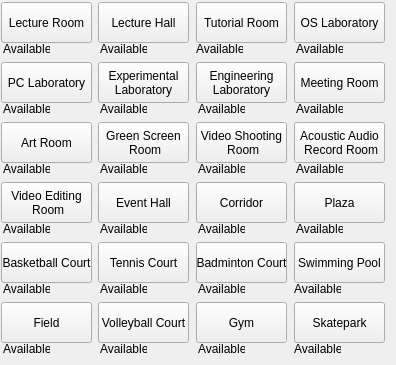
     <widget class="QWidget" name="tab_venue">
      <attribute name="title">
       <string>Venue</string>
      </attribute>
      <widget class="QPushButton" name="btn_artroom">
       <property name="geometry">
        <rect>
         <x>1</x>
         <y>122</y>
         <width>91</width>
         <height>41</height>
        </rect>
       </property>
       <property name="cursor">
        <cursorShape>PointingHandCursor</cursorShape>
       </property>
       <property name="text">
        <string>Art Room</string>
       </property>
      </widget>
      <widget class="QLabel" name="fac0004_lbl">
       <property name="geometry">
        <rect>
         <x>53</x>
         <y>100</y>
         <width>41</width>
         <height>16</height>
        </rect>
       </property>
       <property name="text">
        <string/>
       </property>
      </widget>
      <widget class="QLabel" name="fac0013_lbl">
       <property name="geometry">
        <rect>
         <x>150</x>
         <y>220</y>
         <width>41</width>
         <height>16</height>
        </rect>
       </property>
       <property name="text">
        <string/>
       </property>
      </widget>
      <widget class="QLabel" name="fac0005_lbl">
       <property name="geometry">
        <rect>
         <x>150</x>
         <y>100</y>
         <width>41</width>
         <height>16</height>
        </rect>
       </property>
       <property name="text">
        <string/>
       </property>
      </widget>
      <widget class="QLabel" name="fac0021_lbl">
       <property name="geometry">
        <rect>
         <x>150</x>
         <y>340</y>
         <width>41</width>
         <height>16</height>
        </rect>
       </property>
       <property name="text">
        <string/>
       </property>
      </widget>
      <widget class="QPushButton" name="btn_audioroom">
       <property name="geometry">
        <rect>
         <x>294</x>
         <y>122</y>
         <width>91</width>
         <height>41</height>
        </rect>
       </property>
       <property name="cursor">
        <cursorShape>PointingHandCursor</cursorShape>
       </property>
       <property name="text">
        <string>Acoustic Audio
 Record Room</string>
       </property>
      </widget>
      <widget class="QLabel" name="fac0015_lbl">
       <property name="geometry">
        <rect>
         <x>346</x>
         <y>220</y>
         <width>41</width>
         <height>16</height>
        </rect>
       </property>
       <property name="text">
        <string/>
       </property>
      </widget>
      <widget class="QLabel" name="fac0018_lbl">
       <property name="geometry">
        <rect>
         <x>248</x>
         <y>280</y>
         <width>41</width>
         <height>16</height>
        </rect>
       </property>
       <property name="text">
        <string/>
       </property>
      </widget>
      <widget class="QLabel" name="fac0014_lbl">
       <property name="geometry">
        <rect>
         <x>248</x>
         <y>220</y>
         <width>41</width>
         <height>16</height>
        </rect>
       </property>
       <property name="text">
        <string/>
       </property>
      </widget>
      <widget class="QLabel" name="label_25">
       <property name="geometry">
        <rect>
         <x>294</x>
         <y>342</y>
         <width>47</width>
         <height>13</height>
        </rect>
       </property>
       <property name="text">
        <string>Available: </string>
       </property>
      </widget>
      <widget class="QLabel" name="label_11">
       <property name="geometry">
        <rect>
         <x>296</x>
         <y>102</y>
         <width>47</width>
         <height>13</height>
        </rect>
       </property>
       <property name="text">
        <string>Available: </string>
       </property>
      </widget>
      <widget class="QPushButton" name="btn_lecturehall">
       <property name="geometry">
        <rect>
         <x>98</x>
         <y>2</y>
         <width>91</width>
         <height>41</height>
        </rect>
       </property>
       <property name="cursor">
        <cursorShape>PointingHandCursor</cursorShape>
       </property>
       <property name="text">
        <string>Lecture Hall</string>
       </property>
      </widget>
      <widget class="QLabel" name="fac0016_lbl">
       <property name="geometry">
        <rect>
         <x>53</x>
         <y>280</y>
         <width>41</width>
         <height>16</height>
        </rect>
       </property>
       <property name="text">
        <string/>
       </property>
      </widget>
      <widget class="QLabel" name="fac0001_lbl">
       <property name="geometry">
        <rect>
         <x>150</x>
         <y>40</y>
         <width>41</width>
         <height>16</height>
        </rect>
       </property>
       <property name="text">
        <string/>
       </property>
      </widget>
      <widget class="QPushButton" name="btn_videoeditroom">
       <property name="geometry">
        <rect>
         <x>1</x>
         <y>182</y>
         <width>91</width>
         <height>41</height>
        </rect>
       </property>
       <property name="cursor">
        <cursorShape>PointingHandCursor</cursorShape>
       </property>
       <property name="text">
        <string>Video Editing
 Room</string>
       </property>
      </widget>
      <widget class="QLabel" name="fac0009_lbl">
       <property name="geometry">
        <rect>
         <x>150</x>
         <y>160</y>
         <width>41</width>
         <height>16</height>
        </rect>
       </property>
       <property name="text">
        <string/>
       </property>
      </widget>
      <widget class="QLabel" name="label_24">
       <property name="geometry">
        <rect>
         <x>100</x>
         <y>342</y>
         <width>47</width>
         <height>13</height>
        </rect>
       </property>
       <property name="text">
        <string>Available: </string>
       </property>
      </widget>
      <widget class="QLabel" name="fac0012_lbl">
       <property name="geometry">
        <rect>
         <x>53</x>
         <y>220</y>
         <width>41</width>
         <height>16</height>
        </rect>
       </property>
       <property name="text">
        <string/>
       </property>
      </widget>
      <widget class="QLabel" name="label_5">
       <property name="geometry">
        <rect>
         <x>100</x>
         <y>42</y>
         <width>47</width>
         <height>13</height>
        </rect>
       </property>
       <property name="text">
        <string>Available: </string>
       </property>
      </widget>
      <widget class="QLabel" name="fac0011_lbl">
       <property name="geometry">
        <rect>
         <x>346</x>
         <y>160</y>
         <width>41</width>
         <height>16</height>
        </rect>
       </property>
       <property name="text">
        <string/>
       </property>
      </widget>
      <widget class="QPushButton" name="btn_volleycourt">
       <property name="geometry">
        <rect>
         <x>98</x>
         <y>302</y>
         <width>91</width>
         <height>41</height>
        </rect>
       </property>
       <property name="cursor">
        <cursorShape>PointingHandCursor</cursorShape>
       </property>
       <property name="text">
        <string>Volleyball Court</string>
       </property>
      </widget>
      <widget class="QLabel" name="label_21">
       <property name="geometry">
        <rect>
         <x>198</x>
         <y>282</y>
         <width>47</width>
         <height>13</height>
        </rect>
       </property>
       <property name="text">
        <string>Available: </string>
       </property>
      </widget>
      <widget class="QPushButton" name="btn_pclab">
       <property name="geometry">
        <rect>
         <x>1</x>
         <y>62</y>
         <width>91</width>
         <height>41</height>
        </rect>
       </property>
       <property name="cursor">
        <cursorShape>PointingHandCursor</cursorShape>
       </property>
       <property name="text">
        <string>PC Laboratory</string>
       </property>
      </widget>
      <widget class="QLabel" name="label_26">
       <property name="geometry">
        <rect>
         <x>198</x>
         <y>342</y>
         <width>47</width>
         <height>13</height>
        </rect>
       </property>
       <property name="text">
        <string>Available: </string>
       </property>
      </widget>
      <widget class="QLabel" name="fac0010_lbl">
       <property name="geometry">
        <rect>
         <x>248</x>
         <y>160</y>
         <width>41</width>
         <height>16</height>
        </rect>
       </property>
       <property name="text">
        <string/>
       </property>
      </widget>
      <widget class="QLabel" name="label_12">
       <property name="geometry">
        <rect>
         <x>100</x>
         <y>162</y>
         <width>47</width>
         <height>13</height>
        </rect>
       </property>
       <property name="text">
        <string>Available: </string>
       </property>
      </widget>
      <widget class="QLabel" name="fac0019_lbl">
       <property name="geometry">
        <rect>
         <x>344</x>
         <y>280</y>
         <width>41</width>
         <height>16</height>
        </rect>
       </property>
       <property name="text">
        <string/>
       </property>
      </widget>
      <widget class="QLabel" name="fac0002_lbl">
       <property name="geometry">
        <rect>
         <x>248</x>
         <y>40</y>
         <width>41</width>
         <height>16</height>
        </rect>
       </property>
       <property name="text">
        <string/>
       </property>
      </widget>
      <widget class="QPushButton" name="btn_field">
       <property name="geometry">
        <rect>
         <x>1</x>
         <y>302</y>
         <width>91</width>
         <height>41</height>
        </rect>
       </property>
       <property name="cursor">
        <cursorShape>PointingHandCursor</cursorShape>
       </property>
       <property name="text">
        <string>Field</string>
       </property>
      </widget>
      <widget class="QPushButton" name="btn_pool">
       <property name="geometry">
        <rect>
         <x>294</x>
         <y>242</y>
         <width>91</width>
         <height>41</height>
        </rect>
       </property>
       <property name="cursor">
        <cursorShape>PointingHandCursor</cursorShape>
       </property>
       <property name="text">
        <string>Swimming Pool</string>
       </property>
      </widget>
      <widget class="QPushButton" name="btn_oslab">
       <property name="geometry">
        <rect>
         <x>294</x>
         <y>2</y>
         <width>91</width>
         <height>41</height>
        </rect>
       </property>
       <property name="cursor">
        <cursorShape>PointingHandCursor</cursorShape>
       </property>
       <property name="text">
        <string>OS Laboratory</string>
       </property>
      </widget>
      <widget class="QPushButton" name="btn_plaza">
       <property name="geometry">
        <rect>
         <x>294</x>
         <y>182</y>
         <width>91</width>
         <height>41</height>
        </rect>
       </property>
       <property name="cursor">
        <cursorShape>PointingHandCursor</cursorShape>
       </property>
       <property name="text">
        <string>Plaza</string>
       </property>
      </widget>
      <widget class="QLabel" name="label_27">
       <property name="geometry">
        <rect>
         <x>3</x>
         <y>342</y>
         <width>47</width>
         <height>13</height>
        </rect>
       </property>
       <property name="text">
        <string>Available: </string>
       </property>
      </widget>
      <widget class="QLabel" name="label_15">
       <property name="geometry">
        <rect>
         <x>198</x>
         <y>162</y>
         <width>47</width>
         <height>13</height>
        </rect>
       </property>
       <property name="text">
        <string>Available: </string>
       </property>
      </widget>
      <widget class="QPushButton" name="btn_skatepark">
       <property name="geometry">
        <rect>
         <x>294</x>
         <y>302</y>
         <width>91</width>
         <height>41</height>
        </rect>
       </property>
       <property name="cursor">
        <cursorShape>PointingHandCursor</cursorShape>
       </property>
       <property name="text">
        <string>Skatepark</string>
       </property>
      </widget>
      <widget class="QPushButton" name="btn_tenniscourt">
       <property name="geometry">
        <rect>
         <x>98</x>
         <y>242</y>
         <width>91</width>
         <height>41</height>
        </rect>
       </property>
       <property name="cursor">
        <cursorShape>PointingHandCursor</cursorShape>
       </property>
       <property name="text">
        <string>Tennis Court</string>
       </property>
      </widget>
      <widget class="QPushButton" name="btn_lectureroom">
       <property name="geometry">
        <rect>
         <x>1</x>
         <y>2</y>
         <width>91</width>
         <height>41</height>
        </rect>
       </property>
       <property name="cursor">
        <cursorShape>PointingHandCursor</cursorShape>
       </property>
       <property name="text">
        <string>Lecture Room</string>
       </property>
      </widget>
      <widget class="QPushButton" name="btn_gym">
       <property name="geometry">
        <rect>
         <x>196</x>
         <y>302</y>
         <width>91</width>
         <height>41</height>
        </rect>
       </property>
       <property name="cursor">
        <cursorShape>PointingHandCursor</cursorShape>
       </property>
       <property name="text">
        <string>Gym</string>
       </property>
      </widget>
      <widget class="QLabel" name="label_20">
       <property name="geometry">
        <rect>
         <x>3</x>
         <y>282</y>
         <width>47</width>
         <height>13</height>
        </rect>
       </property>
       <property name="text">
        <string>Available: </string>
       </property>
      </widget>
      <widget class="QLabel" name="fac0007_lbl">
       <property name="geometry">
        <rect>
         <x>346</x>
         <y>100</y>
         <width>41</width>
         <height>16</height>
        </rect>
       </property>
       <property name="text">
        <string/>
       </property>
      </widget>
      <widget class="QLabel" name="label_8">
       <property name="geometry">
        <rect>
         <x>3</x>
         <y>102</y>
         <width>47</width>
         <height>13</height>
        </rect>
       </property>
       <property name="text">
        <string>Available: </string>
       </property>
      </widget>
      <widget class="QLabel" name="fac0006_lbl">
       <property name="geometry">
        <rect>
         <x>248</x>
         <y>100</y>
         <width>41</width>
         <height>16</height>
        </rect>
       </property>
       <property name="text">
        <string/>
       </property>
      </widget>
      <widget class="QPushButton" name="btn_greensroom">
       <property name="geometry">
        <rect>
         <x>98</x>
         <y>122</y>
         <width>91</width>
         <height>41</height>
        </rect>
       </property>
       <property name="cursor">
        <cursorShape>PointingHandCursor</cursorShape>
       </property>
       <property name="text">
        <string>Green Screen
 Room</string>
       </property>
      </widget>
      <widget class="QLabel" name="fac0008_lbl">
       <property name="geometry">
        <rect>
         <x>53</x>
         <y>160</y>
         <width>41</width>
         <height>16</height>
        </rect>
       </property>
       <property name="text">
        <string/>
       </property>
      </widget>
      <widget class="QLabel" name="label_14">
       <property name="geometry">
        <rect>
         <x>3</x>
         <y>162</y>
         <width>47</width>
         <height>13</height>
        </rect>
       </property>
       <property name="text">
        <string>Available: </string>
       </property>
      </widget>
      <widget class="QPushButton" name="btn_tutorialroom">
       <property name="geometry">
        <rect>
         <x>196</x>
         <y>2</y>
         <width>91</width>
         <height>41</height>
        </rect>
       </property>
       <property name="cursor">
        <cursorShape>PointingHandCursor</cursorShape>
       </property>
       <property name="text">
        <string>Tutorial Room</string>
       </property>
      </widget>
      <widget class="QPushButton" name="btn_eventhall">
       <property name="geometry">
        <rect>
         <x>98</x>
         <y>182</y>
         <width>91</width>
         <height>41</height>
        </rect>
       </property>
       <property name="cursor">
        <cursorShape>PointingHandCursor</cursorShape>
       </property>
       <property name="text">
        <string>Event Hall</string>
       </property>
      </widget>
      <widget class="QPushButton" name="btn_basketballcourt">
       <property name="geometry">
        <rect>
         <x>1</x>
         <y>242</y>
         <width>91</width>
         <height>41</height>
        </rect>
       </property>
       <property name="cursor">
        <cursorShape>PointingHandCursor</cursorShape>
       </property>
       <property name="text">
        <string>Basketball Court</string>
       </property>
      </widget>
      <widget class="QLabel" name="label_22">
       <property name="geometry">
        <rect>
         <x>100</x>
         <y>282</y>
         <width>47</width>
         <height>13</height>
        </rect>
       </property>
       <property name="text">
        <string>Available: </string>
       </property>
      </widget>
      <widget class="QLabel" name="label_13">
       <property name="geometry">
        <rect>
         <x>296</x>
         <y>162</y>
         <width>47</width>
         <height>13</height>
        </rect>
       </property>
       <property name="text">
        <string>Available: </string>
       </property>
      </widget>
      <widget class="QLabel" name="label_17">
       <property name="geometry">
        <rect>
         <x>3</x>
         <y>222</y>
         <width>47</width>
         <height>13</height>
        </rect>
       </property>
       <property name="text">
        <string>Available: </string>
       </property>
      </widget>
      <widget class="QLabel" name="label_16">
       <property name="geometry">
        <rect>
         <x>100</x>
         <y>222</y>
         <width>47</width>
         <height>13</height>
        </rect>
       </property>
       <property name="text">
        <string>Available: </string>
       </property>
      </widget>
      <widget class="QLabel" name="fac0003_lbl">
       <property name="geometry">
        <rect>
         <x>344</x>
         <y>40</y>
         <width>41</width>
         <height>16</height>
        </rect>
       </property>
       <property name="text">
        <string/>
       </property>
      </widget>
      <widget class="QPushButton" name="btn_explab">
       <property name="geometry">
        <rect>
         <x>98</x>
         <y>62</y>
         <width>91</width>
         <height>41</height>
        </rect>
       </property>
       <property name="cursor">
        <cursorShape>PointingHandCursor</cursorShape>
       </property>
       <property name="text">
        <string>Experimental 
Laboratory</string>
       </property>
      </widget>
      <widget class="QPushButton" name="btn_engineerlab">
       <property name="geometry">
        <rect>
         <x>196</x>
         <y>62</y>
         <width>91</width>
         <height>41</height>
        </rect>
       </property>
       <property name="cursor">
        <cursorShape>PointingHandCursor</cursorShape>
       </property>
       <property name="text">
        <string>Engineering 
Laboratory</string>
       </property>
      </widget>
      <widget class="QLabel" name="label_7">
       <property name="geometry">
        <rect>
         <x>296</x>
         <y>42</y>
         <width>47</width>
         <height>13</height>
        </rect>
       </property>
       <property name="text">
        <string>Available: </string>
       </property>
      </widget>
      <widget class="QLabel" name="fac0000_lbl">
       <property name="geometry">
        <rect>
         <x>53</x>
         <y>40</y>
         <width>41</width>
         <height>16</height>
        </rect>
       </property>
       <property name="text">
        <string/>
       </property>
      </widget>
      <widget class="QPushButton" name="btn_badmintoncourt">
       <property name="geometry">
        <rect>
         <x>196</x>
         <y>242</y>
         <width>91</width>
         <height>41</height>
        </rect>
       </property>
       <property name="cursor">
        <cursorShape>PointingHandCursor</cursorShape>
       </property>
       <property name="text">
        <string>Badminton Court</string>
       </property>
      </widget>
      <widget class="QLabel" name="label_10">
       <property name="geometry">
        <rect>
         <x>198</x>
         <y>102</y>
         <width>47</width>
         <height>13</height>
        </rect>
       </property>
       <property name="text">
        <string>Available: </string>
       </property>
      </widget>
      <widget class="QLabel" name="fac0022_lbl">
       <property name="geometry">
        <rect>
         <x>248</x>
         <y>340</y>
         <width>41</width>
         <height>16</height>
        </rect>
       </property>
       <property name="text">
        <string/>
       </property>
      </widget>
      <widget class="QLabel" name="label_4">
       <property name="geometry">
        <rect>
         <x>3</x>
         <y>42</y>
         <width>47</width>
         <height>13</height>
        </rect>
       </property>
       <property name="text">
        <string>Available: </string>
       </property>
      </widget>
      <widget class="QLabel" name="label_19">
       <property name="geometry">
        <rect>
         <x>296</x>
         <y>222</y>
         <width>47</width>
         <height>13</height>
        </rect>
       </property>
       <property name="text">
        <string>Available: </string>
       </property>
      </widget>
      <widget class="QPushButton" name="btn_meetingroom">
       <property name="geometry">
        <rect>
         <x>294</x>
         <y>62</y>
         <width>91</width>
         <height>41</height>
        </rect>
       </property>
       <property name="cursor">
        <cursorShape>PointingHandCursor</cursorShape>
       </property>
       <property name="text">
        <string>Meeting Room</string>
       </property>
      </widget>
      <widget class="QLabel" name="label_9">
       <property name="geometry">
        <rect>
         <x>100</x>
         <y>102</y>
         <width>47</width>
         <height>13</height>
        </rect>
       </property>
       <property name="text">
        <string>Available: </string>
       </property>
      </widget>
      <widget class="QPushButton" name="btn_vidshootroom">
       <property name="geometry">
        <rect>
         <x>196</x>
         <y>122</y>
         <width>91</width>
         <height>41</height>
        </rect>
       </property>
       <property name="cursor">
        <cursorShape>PointingHandCursor</cursorShape>
       </property>
       <property name="text">
        <string>Video Shooting
 Room</string>
       </property>
      </widget>
      <widget class="QLabel" name="fac0017_lbl">
       <property name="geometry">
        <rect>
         <x>150</x>
         <y>280</y>
         <width>41</width>
         <height>16</height>
        </rect>
       </property>
       <property name="text">
        <string/>
       </property>
      </widget>
      <widget class="QPushButton" name="btn_corridor">
       <property name="geometry">
        <rect>
         <x>196</x>
         <y>182</y>
         <width>91</width>
         <height>41</height>
        </rect>
       </property>
       <property name="cursor">
        <cursorShape>PointingHandCursor</cursorShape>
       </property>
       <property name="text">
        <string>Corridor</string>
       </property>
      </widget>
      <widget class="QLabel" name="fac0020_lbl">
       <property name="geometry">
        <rect>
         <x>53</x>
         <y>340</y>
         <width>41</width>
         <height>16</height>
        </rect>
       </property>
       <property name="text">
        <string/>
       </property>
      </widget>
      <widget class="QLabel" name="label_6">
       <property name="geometry">
        <rect>
         <x>196</x>
         <y>42</y>
         <width>47</width>
         <height>13</height>
        </rect>
       </property>
       <property name="text">
        <string>Available: </string>
       </property>
      </widget>
      <widget class="QLabel" name="fac0023_lbl">
       <property name="geometry">
        <rect>
         <x>344</x>
         <y>340</y>
         <width>41</width>
         <height>16</height>
        </rect>
       </property>
       <property name="text">
        <string/>
       </property>
      </widget>
      <widget class="QLabel" name="label_18">
       <property name="geometry">
        <rect>
         <x>198</x>
         <y>222</y>
         <width>47</width>
         <height>13</height>
        </rect>
       </property>
       <property name="text">
        <string>Available: </string>
       </property>
      </widget>
      <widget class="QLabel" name="label_23">
       <property name="geometry">
        <rect>
         <x>294</x>
         <y>282</y>
         <width>47</width>
         <height>13</height>
        </rect>
       </property>
       <property name="text">
        <string>Available: </string>
       </property>
      </widget>
     </widget>
